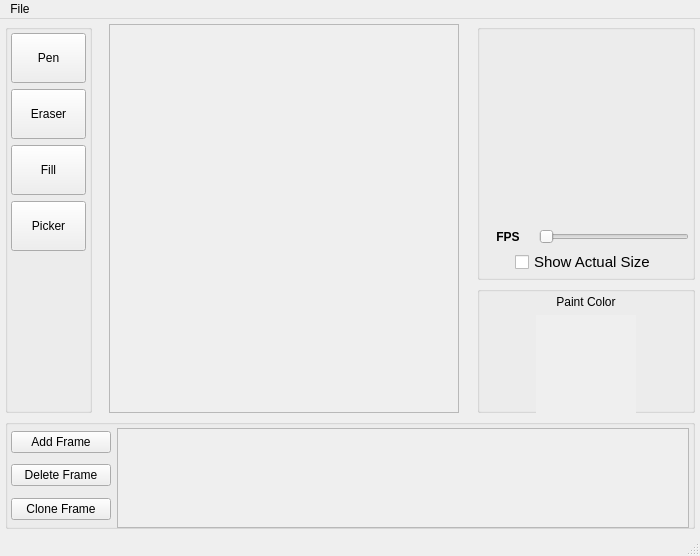
<?xml version="1.0" encoding="UTF-8"?>
<ui version="4.0">
 <class>MainWindow</class>
 <widget class="QMainWindow" name="MainWindow">
  <property name="geometry">
   <rect>
    <x>0</x>
    <y>0</y>
    <width>700</width>
    <height>556</height>
   </rect>
  </property>
  <property name="minimumSize">
   <size>
    <width>700</width>
    <height>520</height>
   </size>
  </property>
  <property name="maximumSize">
   <size>
    <width>16777215</width>
    <height>16777215</height>
   </size>
  </property>
  <property name="windowTitle">
   <string>MainWindow</string>
  </property>
  <widget class="QWidget" name="centralwidget">
   <layout class="QGridLayout" name="gridLayout">
    <property name="leftMargin">
     <number>5</number>
    </property>
    <property name="topMargin">
     <number>5</number>
    </property>
    <property name="rightMargin">
     <number>5</number>
    </property>
    <property name="bottomMargin">
     <number>5</number>
    </property>
    <item row="2" column="2" colspan="2">
     <widget class="QGroupBox" name="colorPickerLayout">
      <property name="sizePolicy">
       <sizepolicy hsizetype="Minimum" vsizetype="Minimum">
        <horstretch>0</horstretch>
        <verstretch>0</verstretch>
       </sizepolicy>
      </property>
      <property name="title">
       <string/>
      </property>
      <layout class="QVBoxLayout" name="verticalLayout_2">
       <property name="leftMargin">
        <number>3</number>
       </property>
       <property name="topMargin">
        <number>3</number>
       </property>
       <property name="rightMargin">
        <number>3</number>
       </property>
       <property name="bottomMargin">
        <number>3</number>
       </property>
       <item>
        <widget class="QLabel" name="label">
         <property name="text">
          <string>Paint Color</string>
         </property>
         <property name="alignment">
          <set>Qt::AlignCenter</set>
         </property>
        </widget>
       </item>
       <item alignment="Qt::AlignHCenter|Qt::AlignVCenter">
        <widget class="QPushButton" name="colorPicker">
         <property name="minimumSize">
          <size>
           <width>100</width>
           <height>100</height>
          </size>
         </property>
         <property name="maximumSize">
          <size>
           <width>100</width>
           <height>100</height>
          </size>
         </property>
         <property name="autoFillBackground">
          <bool>true</bool>
         </property>
         <property name="styleSheet">
          <string notr="true"/>
         </property>
         <property name="text">
          <string/>
         </property>
         <property name="flat">
          <bool>true</bool>
         </property>
        </widget>
       </item>
      </layout>
     </widget>
    </item>
    <item row="3" column="0" colspan="4">
     <widget class="QGroupBox" name="framesLayout">
      <property name="minimumSize">
       <size>
        <width>0</width>
        <height>110</height>
       </size>
      </property>
      <property name="title">
       <string/>
      </property>
      <layout class="QGridLayout" name="gridLayout_3">
       <property name="leftMargin">
        <number>3</number>
       </property>
       <property name="topMargin">
        <number>3</number>
       </property>
       <property name="rightMargin">
        <number>3</number>
       </property>
       <property name="bottomMargin">
        <number>3</number>
       </property>
       <item row="0" column="0" alignment="Qt::AlignLeft">
        <widget class="QPushButton" name="addFrame">
         <property name="minimumSize">
          <size>
           <width>100</width>
           <height>0</height>
          </size>
         </property>
         <property name="maximumSize">
          <size>
           <width>100</width>
           <height>16777215</height>
          </size>
         </property>
         <property name="text">
          <string>Add Frame</string>
         </property>
        </widget>
       </item>
       <item row="0" column="1" rowspan="3">
        <widget class="QScrollArea" name="framesScrollArea">
         <property name="minimumSize">
          <size>
           <width>100</width>
           <height>100</height>
          </size>
         </property>
         <property name="maximumSize">
          <size>
           <width>16777215</width>
           <height>16777215</height>
          </size>
         </property>
         <property name="verticalScrollBarPolicy">
          <enum>Qt::ScrollBarAlwaysOff</enum>
         </property>
         <property name="sizeAdjustPolicy">
          <enum>QAbstractScrollArea::AdjustToContentsOnFirstShow</enum>
         </property>
         <property name="widgetResizable">
          <bool>true</bool>
         </property>
         <widget class="QWidget" name="scrollAreaWidgetContents">
          <property name="geometry">
           <rect>
            <x>0</x>
            <y>0</y>
            <width>572</width>
            <height>98</height>
           </rect>
          </property>
          <layout class="QHBoxLayout" name="horizontalLayout_4"/>
         </widget>
        </widget>
       </item>
       <item row="1" column="0" alignment="Qt::AlignLeft">
        <widget class="QPushButton" name="deleteFrame">
         <property name="minimumSize">
          <size>
           <width>100</width>
           <height>0</height>
          </size>
         </property>
         <property name="maximumSize">
          <size>
           <width>100</width>
           <height>16777215</height>
          </size>
         </property>
         <property name="text">
          <string>Delete Frame</string>
         </property>
        </widget>
       </item>
       <item row="2" column="0" alignment="Qt::AlignLeft">
        <widget class="QPushButton" name="cloneFrame">
         <property name="minimumSize">
          <size>
           <width>100</width>
           <height>0</height>
          </size>
         </property>
         <property name="maximumSize">
          <size>
           <width>100</width>
           <height>16777215</height>
          </size>
         </property>
         <property name="text">
          <string>Clone Frame</string>
         </property>
        </widget>
       </item>
      </layout>
     </widget>
    </item>
    <item row="0" column="0" rowspan="3">
     <widget class="QGroupBox" name="toolsLayout">
      <property name="sizePolicy">
       <sizepolicy hsizetype="Fixed" vsizetype="Preferred">
        <horstretch>0</horstretch>
        <verstretch>0</verstretch>
       </sizepolicy>
      </property>
      <property name="autoFillBackground">
       <bool>true</bool>
      </property>
      <layout class="QVBoxLayout" name="verticalLayout">
       <property name="leftMargin">
        <number>3</number>
       </property>
       <property name="topMargin">
        <number>3</number>
       </property>
       <property name="rightMargin">
        <number>3</number>
       </property>
       <property name="bottomMargin">
        <number>3</number>
       </property>
       <item>
        <widget class="QPushButton" name="penTool">
         <property name="minimumSize">
          <size>
           <width>75</width>
           <height>50</height>
          </size>
         </property>
         <property name="maximumSize">
          <size>
           <width>75</width>
           <height>50</height>
          </size>
         </property>
         <property name="text">
          <string>Pen</string>
         </property>
        </widget>
       </item>
       <item>
        <widget class="QPushButton" name="eraserTool">
         <property name="minimumSize">
          <size>
           <width>75</width>
           <height>50</height>
          </size>
         </property>
         <property name="maximumSize">
          <size>
           <width>75</width>
           <height>50</height>
          </size>
         </property>
         <property name="text">
          <string>Eraser</string>
         </property>
        </widget>
       </item>
       <item>
        <widget class="QPushButton" name="fillTool">
         <property name="minimumSize">
          <size>
           <width>75</width>
           <height>50</height>
          </size>
         </property>
         <property name="maximumSize">
          <size>
           <width>75</width>
           <height>50</height>
          </size>
         </property>
         <property name="text">
          <string>Fill</string>
         </property>
        </widget>
       </item>
       <item>
        <widget class="QPushButton" name="eyeDropperTool">
         <property name="minimumSize">
          <size>
           <width>75</width>
           <height>50</height>
          </size>
         </property>
         <property name="maximumSize">
          <size>
           <width>75</width>
           <height>50</height>
          </size>
         </property>
         <property name="text">
          <string>Picker</string>
         </property>
        </widget>
       </item>
       <item>
        <spacer name="verticalSpacer">
         <property name="orientation">
          <enum>Qt::Vertical</enum>
         </property>
         <property name="sizeHint" stdset="0">
          <size>
           <width>20</width>
           <height>125</height>
          </size>
         </property>
        </spacer>
       </item>
      </layout>
     </widget>
    </item>
    <item row="0" column="2" rowspan="2" colspan="2">
     <widget class="QGroupBox" name="animationPreviewLayout">
      <property name="sizePolicy">
       <sizepolicy hsizetype="Fixed" vsizetype="Minimum">
        <horstretch>0</horstretch>
        <verstretch>0</verstretch>
       </sizepolicy>
      </property>
      <property name="minimumSize">
       <size>
        <width>200</width>
        <height>0</height>
       </size>
      </property>
      <property name="title">
       <string/>
      </property>
      <layout class="QGridLayout" name="gridLayout_2">
       <property name="leftMargin">
        <number>3</number>
       </property>
       <property name="topMargin">
        <number>3</number>
       </property>
       <property name="rightMargin">
        <number>3</number>
       </property>
       <property name="bottomMargin">
        <number>3</number>
       </property>
       <item row="1" column="1">
        <widget class="QSlider" name="fpsSlider">
         <property name="sizePolicy">
          <sizepolicy hsizetype="Minimum" vsizetype="Fixed">
           <horstretch>0</horstretch>
           <verstretch>0</verstretch>
          </sizepolicy>
         </property>
         <property name="minimumSize">
          <size>
           <width>150</width>
           <height>0</height>
          </size>
         </property>
         <property name="maximumSize">
          <size>
           <width>200</width>
           <height>16777215</height>
          </size>
         </property>
         <property name="minimum">
          <number>1</number>
         </property>
         <property name="maximum">
          <number>25</number>
         </property>
         <property name="orientation">
          <enum>Qt::Horizontal</enum>
         </property>
        </widget>
       </item>
       <item row="1" column="0">
        <widget class="QLabel" name="fps">
         <property name="minimumSize">
          <size>
           <width>50</width>
           <height>0</height>
          </size>
         </property>
         <property name="maximumSize">
          <size>
           <width>50</width>
           <height>16777215</height>
          </size>
         </property>
         <property name="font">
          <font>
           <bold>true</bold>
          </font>
         </property>
         <property name="text">
          <string>FPS</string>
         </property>
         <property name="alignment">
          <set>Qt::AlignCenter</set>
         </property>
        </widget>
       </item>
       <item row="0" column="0" colspan="2">
        <widget class="Preview" name="animationPreview">
         <property name="sizePolicy">
          <sizepolicy hsizetype="Preferred" vsizetype="Fixed">
           <horstretch>0</horstretch>
           <verstretch>0</verstretch>
          </sizepolicy>
         </property>
         <property name="minimumSize">
          <size>
           <width>200</width>
           <height>200</height>
          </size>
         </property>
         <property name="text">
          <string/>
         </property>
         <property name="alignment">
          <set>Qt::AlignCenter</set>
         </property>
        </widget>
       </item>
       <item row="2" column="0" colspan="2" alignment="Qt::AlignHCenter">
        <widget class="QCheckBox" name="actualSizeButton">
         <property name="font">
          <font>
           <pointsize>11</pointsize>
          </font>
         </property>
         <property name="text">
          <string>Show Actual Size</string>
         </property>
        </widget>
       </item>
      </layout>
     </widget>
    </item>
    <item row="0" column="1" rowspan="3" alignment="Qt::AlignHCenter">
     <widget class="Canvas" name="canvas">
      <property name="sizePolicy">
       <sizepolicy hsizetype="Preferred" vsizetype="Preferred">
        <horstretch>5</horstretch>
        <verstretch>5</verstretch>
       </sizepolicy>
      </property>
      <property name="minimumSize">
       <size>
        <width>350</width>
        <height>350</height>
       </size>
      </property>
      <property name="maximumSize">
       <size>
        <width>16777215</width>
        <height>16777215</height>
       </size>
      </property>
      <property name="baseSize">
       <size>
        <width>100</width>
        <height>100</height>
       </size>
      </property>
      <property name="font">
       <font>
        <hintingpreference>PreferDefaultHinting</hintingpreference>
       </font>
      </property>
      <property name="autoFillBackground">
       <bool>true</bool>
      </property>
      <property name="styleSheet">
       <string notr="true"/>
      </property>
      <property name="frameShape">
       <enum>QFrame::StyledPanel</enum>
      </property>
      <property name="lineWidth">
       <number>10</number>
      </property>
      <property name="midLineWidth">
       <number>10</number>
      </property>
      <property name="text">
       <string/>
      </property>
      <property name="scaledContents">
       <bool>false</bool>
      </property>
      <property name="alignment">
       <set>Qt::AlignCenter</set>
      </property>
      <property name="margin">
       <number>0</number>
      </property>
     </widget>
    </item>
   </layout>
  </widget>
  <widget class="QStatusBar" name="statusbar"/>
  <widget class="QMenuBar" name="menubar">
   <property name="geometry">
    <rect>
     <x>0</x>
     <y>0</y>
     <width>700</width>
     <height>17</height>
    </rect>
   </property>
   <widget class="QMenu" name="menuFile">
    <property name="title">
     <string>File</string>
    </property>
    <addaction name="actionNew"/>
    <addaction name="actionSave"/>
    <addaction name="actionLoad"/>
    <addaction name="separator"/>
   </widget>
   <addaction name="menuFile"/>
  </widget>
  <action name="actionNew">
   <property name="text">
    <string>New</string>
   </property>
  </action>
  <action name="actionSave">
   <property name="text">
    <string>Save</string>
   </property>
  </action>
  <action name="actionLoad">
   <property name="text">
    <string>Load</string>
   </property>
  </action>
  <action name="actionNew_2">
   <property name="text">
    <string>New</string>
   </property>
  </action>
 </widget>
 <customwidgets>
  <customwidget>
   <class>Canvas</class>
   <extends>QLabel</extends>
   <header>canvas.h</header>
  </customwidget>
  <customwidget>
   <class>Preview</class>
   <extends>QLabel</extends>
   <header>preview.h</header>
  </customwidget>
 </customwidgets>
 <resources/>
 <connections/>
</ui>
